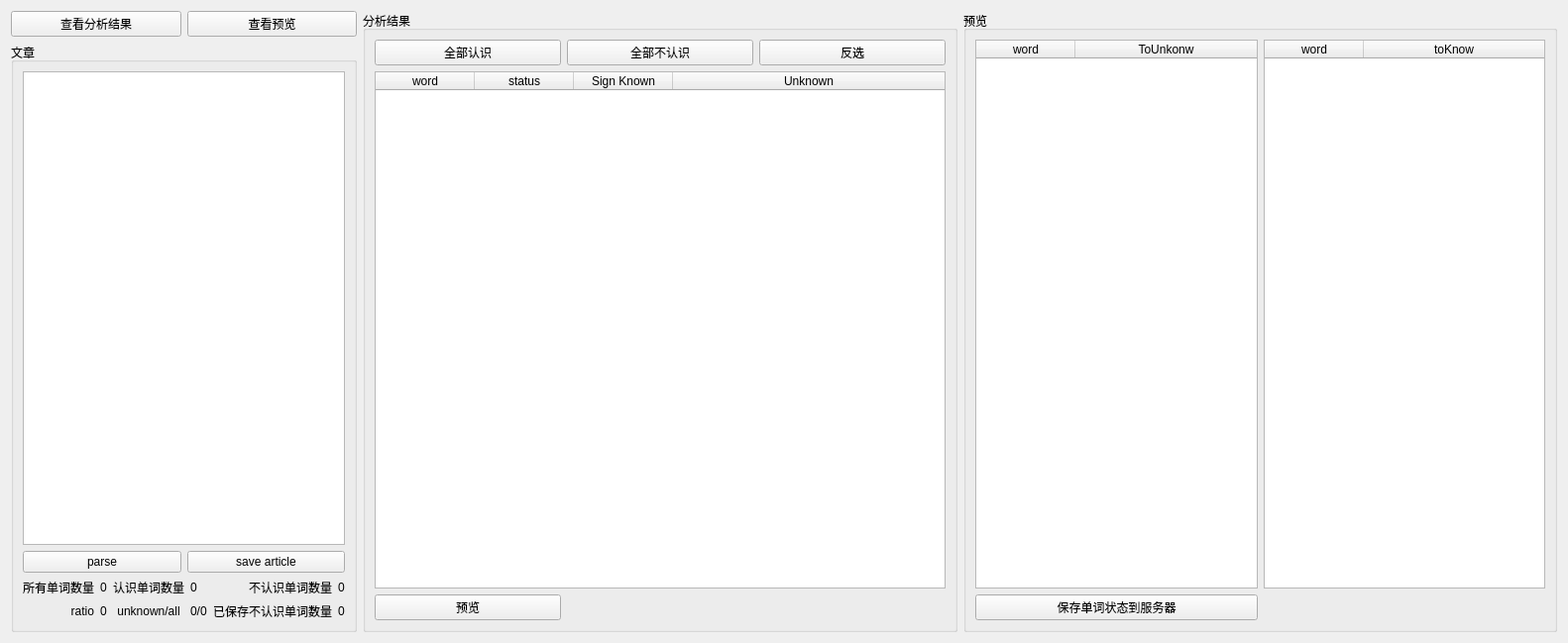
<?xml version="1.0" encoding="UTF-8"?>
<ui version="4.0">
 <class>ArticleWidget</class>
 <widget class="QWidget" name="ArticleWidget">
  <property name="geometry">
   <rect>
    <x>0</x>
    <y>0</y>
    <width>1582</width>
    <height>649</height>
   </rect>
  </property>
  <property name="windowTitle">
   <string>ArticleWidget</string>
  </property>
  <layout class="QGridLayout" name="gridLayout_5">
   <item row="0" column="3" rowspan="3">
    <widget class="QGroupBox" name="groupBox_2">
     <property name="sizePolicy">
      <sizepolicy hsizetype="Expanding" vsizetype="Expanding">
       <horstretch>0</horstretch>
       <verstretch>0</verstretch>
      </sizepolicy>
     </property>
     <property name="title">
      <string>预览</string>
     </property>
     <layout class="QGridLayout" name="gridLayout_4">
      <item row="0" column="0">
       <widget class="QTableWidget" name="previewKnowList">
        <property name="mouseTracking">
         <bool>true</bool>
        </property>
        <property name="alternatingRowColors">
         <bool>true</bool>
        </property>
        <attribute name="horizontalHeaderStretchLastSection">
         <bool>true</bool>
        </attribute>
        <column>
         <property name="text">
          <string>word</string>
         </property>
        </column>
        <column>
         <property name="text">
          <string>ToUnkonw</string>
         </property>
        </column>
       </widget>
      </item>
      <item row="0" column="1">
       <widget class="QTableWidget" name="previewUnknowList">
        <property name="mouseTracking">
         <bool>true</bool>
        </property>
        <property name="alternatingRowColors">
         <bool>true</bool>
        </property>
        <attribute name="horizontalHeaderStretchLastSection">
         <bool>true</bool>
        </attribute>
        <column>
         <property name="text">
          <string>word</string>
         </property>
        </column>
        <column>
         <property name="text">
          <string>toKnow</string>
         </property>
        </column>
       </widget>
      </item>
      <item row="1" column="0">
       <widget class="QPushButton" name="saveWordStatus">
        <property name="text">
         <string>保存单词状态到服务器</string>
        </property>
       </widget>
      </item>
     </layout>
    </widget>
   </item>
   <item row="1" column="0" rowspan="2" colspan="2">
    <widget class="QGroupBox" name="groupBox_3">
     <property name="title">
      <string>文章</string>
     </property>
     <layout class="QGridLayout" name="gridLayout_6">
      <item row="0" column="0">
       <layout class="QGridLayout" name="gridLayout">
        <item row="0" column="0" colspan="2">
         <widget class="QTextEdit" name="textEdit">
          <property name="mouseTracking">
           <bool>true</bool>
          </property>
         </widget>
        </item>
        <item row="1" column="0">
         <widget class="QPushButton" name="parse">
          <property name="text">
           <string>parse</string>
          </property>
         </widget>
        </item>
        <item row="1" column="1">
         <widget class="QPushButton" name="save">
          <property name="text">
           <string>save article</string>
          </property>
         </widget>
        </item>
       </layout>
      </item>
      <item row="1" column="0">
       <layout class="QGridLayout" name="gridLayout_2">
        <item row="0" column="0">
         <widget class="QLabel" name="label">
          <property name="text">
           <string>所有单词数量</string>
          </property>
          <property name="alignment">
           <set>Qt::AlignRight|Qt::AlignTrailing|Qt::AlignVCenter</set>
          </property>
         </widget>
        </item>
        <item row="0" column="1">
         <widget class="QLabel" name="all">
          <property name="text">
           <string>0</string>
          </property>
         </widget>
        </item>
        <item row="0" column="2">
         <widget class="QLabel" name="label_3">
          <property name="text">
           <string>认识单词数量</string>
          </property>
          <property name="alignment">
           <set>Qt::AlignRight|Qt::AlignTrailing|Qt::AlignVCenter</set>
          </property>
         </widget>
        </item>
        <item row="0" column="3" colspan="2">
         <widget class="QLabel" name="known">
          <property name="text">
           <string>0</string>
          </property>
         </widget>
        </item>
        <item row="0" column="5">
         <widget class="QLabel" name="label_5">
          <property name="text">
           <string>不认识单词数量</string>
          </property>
          <property name="alignment">
           <set>Qt::AlignRight|Qt::AlignTrailing|Qt::AlignVCenter</set>
          </property>
         </widget>
        </item>
        <item row="0" column="6">
         <widget class="QLabel" name="unknown">
          <property name="text">
           <string>0</string>
          </property>
         </widget>
        </item>
        <item row="1" column="0">
         <widget class="QLabel" name="label_2">
          <property name="text">
           <string>ratio</string>
          </property>
          <property name="alignment">
           <set>Qt::AlignRight|Qt::AlignTrailing|Qt::AlignVCenter</set>
          </property>
         </widget>
        </item>
        <item row="1" column="1">
         <widget class="QLabel" name="ratio">
          <property name="text">
           <string>0</string>
          </property>
         </widget>
        </item>
        <item row="1" column="2">
         <widget class="QLabel" name="label_4">
          <property name="text">
           <string>unknown/all</string>
          </property>
          <property name="alignment">
           <set>Qt::AlignCenter</set>
          </property>
         </widget>
        </item>
        <item row="1" column="3" colspan="2">
         <widget class="QLabel" name="unknownratio">
          <property name="text">
           <string>0/0</string>
          </property>
         </widget>
        </item>
        <item row="1" column="5">
         <widget class="QLabel" name="label_6">
          <property name="text">
           <string>已保存不认识单词数量</string>
          </property>
         </widget>
        </item>
        <item row="1" column="6">
         <widget class="QLabel" name="signed_unknown">
          <property name="text">
           <string>0</string>
          </property>
         </widget>
        </item>
       </layout>
      </item>
     </layout>
    </widget>
   </item>
   <item row="0" column="2" rowspan="3">
    <widget class="QGroupBox" name="groupBox">
     <property name="sizePolicy">
      <sizepolicy hsizetype="Expanding" vsizetype="Expanding">
       <horstretch>0</horstretch>
       <verstretch>0</verstretch>
      </sizepolicy>
     </property>
     <property name="title">
      <string>分析结果</string>
     </property>
     <layout class="QGridLayout" name="gridLayout_3">
      <item row="0" column="2">
       <widget class="QPushButton" name="allAnti">
        <property name="text">
         <string>反选</string>
        </property>
       </widget>
      </item>
      <item row="0" column="1">
       <widget class="QPushButton" name="allUnknown">
        <property name="text">
         <string>全部不认识</string>
        </property>
       </widget>
      </item>
      <item row="0" column="0">
       <widget class="QPushButton" name="allKnown">
        <property name="text">
         <string>全部认识</string>
        </property>
       </widget>
      </item>
      <item row="1" column="0" colspan="3">
       <widget class="QTableWidget" name="unknownList">
        <property name="mouseTracking">
         <bool>true</bool>
        </property>
        <property name="editTriggers">
         <set>QAbstractItemView::NoEditTriggers</set>
        </property>
        <property name="alternatingRowColors">
         <bool>true</bool>
        </property>
        <property name="selectionMode">
         <enum>QAbstractItemView::NoSelection</enum>
        </property>
        <attribute name="horizontalHeaderStretchLastSection">
         <bool>true</bool>
        </attribute>
        <column>
         <property name="text">
          <string>word</string>
         </property>
        </column>
        <column>
         <property name="text">
          <string>status</string>
         </property>
        </column>
        <column>
         <property name="text">
          <string>Sign Known</string>
         </property>
        </column>
        <column>
         <property name="text">
          <string>Unknown</string>
         </property>
        </column>
       </widget>
      </item>
      <item row="2" column="0">
       <widget class="QPushButton" name="preview">
        <property name="text">
         <string>预览</string>
        </property>
       </widget>
      </item>
     </layout>
    </widget>
   </item>
   <item row="0" column="0">
    <widget class="QPushButton" name="pushButton">
     <property name="text">
      <string>查看分析结果</string>
     </property>
    </widget>
   </item>
   <item row="0" column="1">
    <widget class="QPushButton" name="pushButton_3">
     <property name="text">
      <string>查看预览</string>
     </property>
    </widget>
   </item>
  </layout>
 </widget>
 <resources/>
 <connections/>
</ui>
